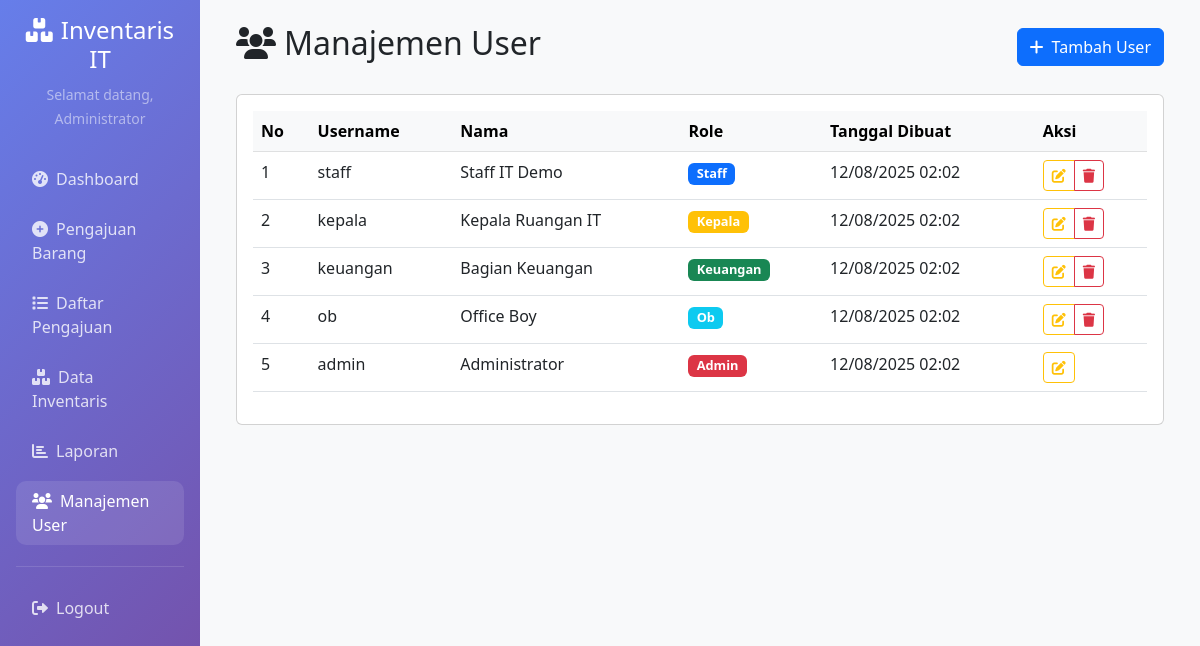
Page /users.php (signed in) on the earlier database version.
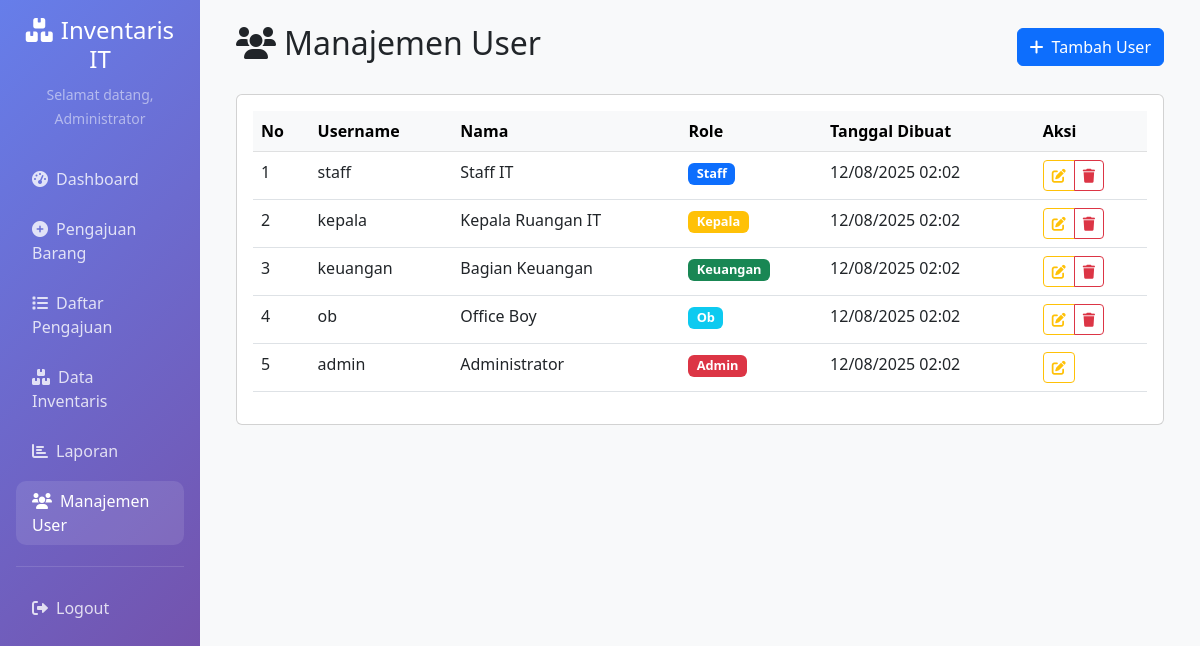
Same page on the later database version.
### tables this page shows
CREATE TABLE `users` (
  `id` int(11) NOT NULL,
  `username` varchar(50) NOT NULL,
  `password` varchar(255) NOT NULL,
  `nama` varchar(100) NOT NULL,
  `role` enum('staff','kepala','keuangan','ob','admin') NOT NULL,
  `created_at` timestamp NOT NULL DEFAULT current_timestamp()
);

### users.php (the view, shortened to what this page needs)
<?php
require_once 'config/database.php';
$sql = "SELECT * FROM users ORDER BY created_at DESC";
$result = $conn->query($sql);
?>
<!DOCTYPE html>
<html lang="id">
<head>
    <link href="https://cdn.jsdelivr.net/npm/bootstrap@5.3.0/dist/css/bootstrap.min.css" rel="stylesheet">
    <link href="https://cdnjs.cloudflare.com/ajax/libs/font-awesome/6.0.0/css/all.min.css" rel="stylesheet">
</head>
<body>
    <div class="container-fluid">
        <div class="row">
            <div class="col-md-3 col-lg-2 px-0">
                <div class="sidebar p-3">
                    <div class="text-center mb-4">
                        <h4 class="text-white"><i class="fas fa-boxes me-2"></i>Inventaris IT</h4>
                        <small class="text-white-50">Selamat datang, <?php echo $_SESSION['nama']; ?></small>
                    </div>
                    <nav class="nav flex-column">
                        <a class="nav-link" href="dashboard.php">
                            <i class="fas fa-tachometer-alt me-2"></i>Dashboard
                        </a>
                        <a class="nav-link" href="pengajuan.php">
                            <i class="fas fa-plus-circle me-2"></i>Pengajuan Barang
                        </a>
                        <a class="nav-link" href="daftar_pengajuan.php">
                            <i class="fas fa-list me-2"></i>Daftar Pengajuan
                        </a>
                        <a class="nav-link" href="inventaris.php">
                            <i class="fas fa-boxes me-2"></i>Data Inventaris
                        </a>
                        <a class="nav-link" href="laporan.php">
                            <i class="fas fa-chart-bar me-2"></i>Laporan
                        </a>
                        <a class="nav-link active" href="users.php">
                            <i class="fas fa-users me-2"></i>Manajemen User
                        </a>
                        <hr class="text-white-50">
                        <a class="nav-link" href="logout.php">
                            <i class="fas fa-sign-out-alt me-2"></i>Logout
                        </a>
                    </nav>
                </div>
            </div>
            <div class="col-md-9 col-lg-10 main-content">
                <div class="p-4">
                    <div class="d-flex justify-content-between align-items-center mb-4">
                        <h2><i class="fas fa-users me-2"></i>Manajemen User</h2>
                        <button class="btn btn-primary" data-bs-toggle="modal" data-bs-target="#tambahUserModal">
                            <i class="fas fa-plus me-2"></i>Tambah User
                        </button>
                    </div>
                    <div class="card">
                        <div class="card-body">
                            <?php if ($result->num_rows > 0): ?>
                                <div class="table-responsive">
                                    <table class="table table-hover">
                                        <thead class="table-light">
                                            <tr>
                                                <th>No</th>
                                                <th>Username</th>
                                                <th>Nama</th>
                                                <th>Role</th>
                                                <th>Tanggal Dibuat</th>
                                                <th>Aksi</th>
                                            </tr>
                                        </thead>
                                        <tbody>
                                            <?php
                                            $no = 1;
                                            while ($row = $result->fetch_assoc()):
                                            ?>
                                            <tr>
                                                <td><?php echo $no++; ?></td>
                                                <td><?php echo htmlspecialchars($row['username']); ?></td>
                                                <td><?php echo htmlspecialchars($row['nama']); ?></td>
                                                <td>
                                                    <?php
                                                    $role_class = '';
                                                    switch ($row['role']) {
                                                        case 'admin':
                                                            $role_class = 'bg-danger';
                                                            break;
                                                        case 'kepala':
                                                            $role_class = 'bg-warning';
                                                            break;
                                                        case 'keuangan':
                                                            $role_class = 'bg-success';
                                                            break;
                                                        case 'staff':
                                                            $role_class = 'bg-primary';
                                                            break;
                                                        case 'ob':
                                                            $role_class = 'bg-info';
                                                            break;
                                                    }
                                                    ?>
                                                    <span class="badge <?php echo $role_class; ?> role-badge"><?php echo ucfirst($row['role']); ?></span>
                                                </td>
                                                <td><?php echo date('d/m/Y H:i', strtotime($row['created_at'])); ?></td>
                                                <td>
                                                    <div class="btn-group" role="group">
                                                        <button type="button" class="btn btn-sm btn-outline-warning"
                                                                data-bs-toggle="modal"
                                                                data-bs-target="#editUserModal<?php echo $row['id']; ?>">
                                                            <i class="fas fa-edit"></i>
                                                        </button>
                                                        <?php if ($row['id'] != $_SESSION['user_id']): ?>
                                                        <button type="button" class="btn btn-sm btn-outline-danger"
                                                                data-bs-toggle="modal"
                                                                data-bs-target="#hapusUserModal<?php echo $row['id']; ?>">
                                                            <i class="fas fa-trash"></i>
                                                        </button>
                                                        <?php endif; ?>
                                                    </div>
                                                </td>
                                            </tr>
                                            <?php endwhile; ?>
                                        </tbody>
                                    </table>
                                </div>
                            <?php endif; ?>
                        </div>
                    </div>
                </div>
            </div>
        </div>
    </div>
</body>
</html>

### users.php (style rules this page uses)
.sidebar { min-height: 100vh; background: linear-gradient(135deg, #667eea 0%, #764ba2 100%); }
.sidebar .nav-link { color: rgba(255, 255, 255, 0.8); border-radius: 10px; margin: 5px 0; }
.sidebar .nav-link:hover, .sidebar .nav-link.active { color: white; background: rgba(255, 255, 255, 0.1); }
.main-content { background-color: #f8f9fa; min-height: 100vh; }
.role-badge { font-size: 0.8rem; }

Differences in the rows shown:
changed users "staff": nama "Staff IT Demo" → "Staff IT"
